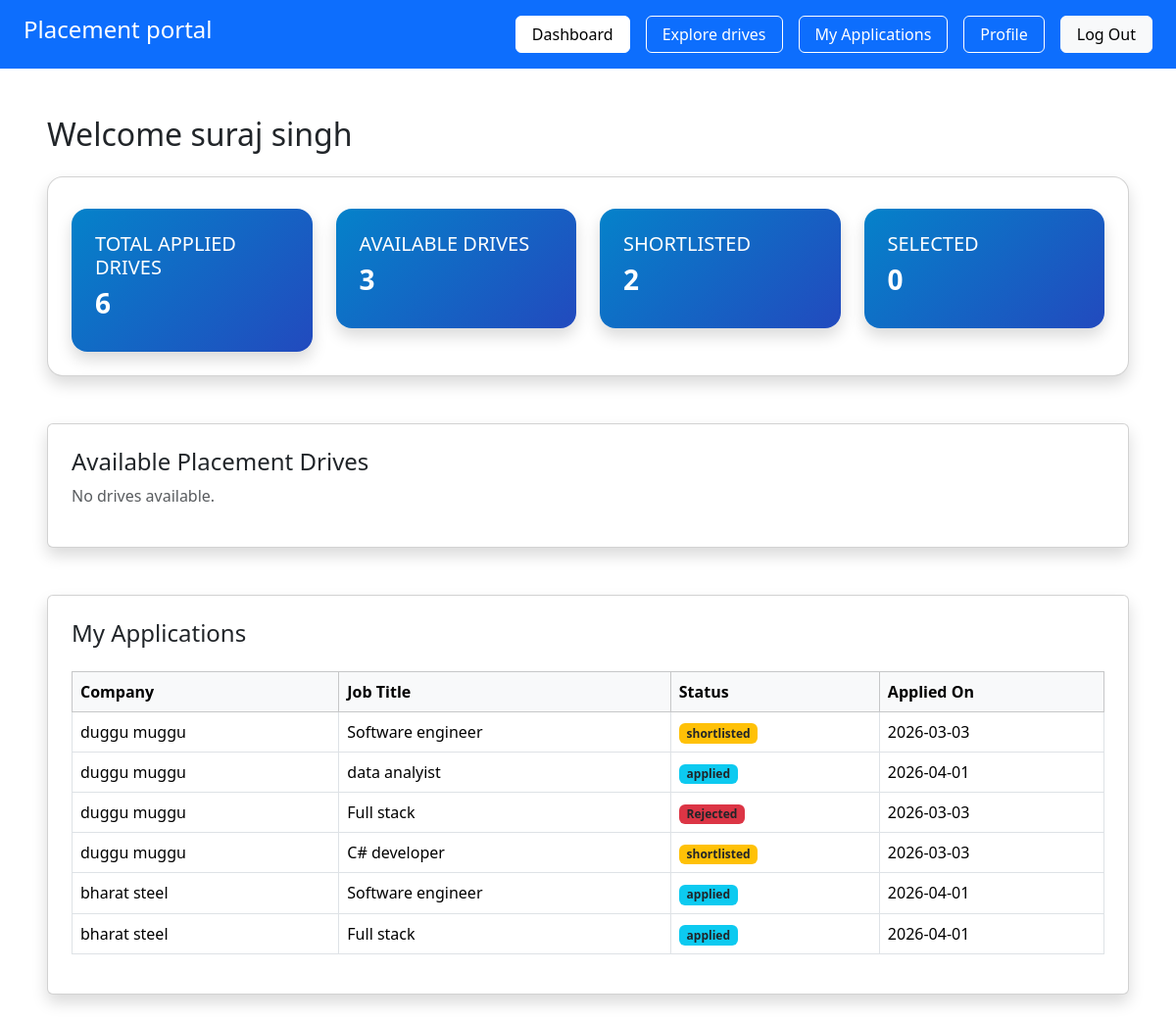
The page /student/dashboard (signed in) on the database its author committed.
### app/models.py (models this page shows, shortened)
class Student(db.Model):
     __tablename__ = "students"
     id = db.Column(db.Integer, primary_key=True )
     user_id = db.Column(db.Integer, db.ForeignKey("users.id"), nullable=False)
     name = db.Column(db.String(100), nullable=False)
     roll_no = db.Column(db.String(50), unique=True, nullable=False)
     branch= db.Column(db.String(50))
     cgpa=db.Column(db.Float)
     phone = db.Column(db.String(15))
     resume = db.Column(db.String(200))
     is_blacklisted = db.Column(db.Boolean, default=False)
     user = db.relationship("User", backref=db.backref("student", uselist=False), uselist=False )

class Application(db.Model):
     __tablename__ = "applications"
     id = db.Column(db.Integer, primary_key=True)
     student_id = db.Column(db.Integer, db.ForeignKey("students.id"), nullable=False)
     drive_id =db.Column(db.Integer, db.ForeignKey("placement_drives.id"), nullable=False)
     applied_on =db.Column(db.DateTime, default=datetime.utcnow)
     status = db.Column(db.String(20), default="applied")
     student = db.relationship("Student", backref="applications")
     drive= db.relationship("PlacementDrive", backref="applications")
     __table_args__ = (
          db.UniqueConstraint("student_id","drive_id", name="unique_application"),
     )

class Company(db.Model):
     __tablename__ = "companies"
     id = db.Column(db.Integer, primary_key=True)
     user_id = db.Column(db.Integer, db.ForeignKey("users.id"), nullable=False)
     company_name = db.Column(db.String(150), nullable=False)
     hr_name = db.Column(db.String(100))
     website = db.Column(db.String(150))
     approval_status = db.Column(db.String(20), default="pending")
     is_blacklisted = db.Column(db.Boolean, default=False)
     user = db.relationship("User", backref=db.backref("company", uselist=False),uselist=False)

class PlacementDrive(db.Model):
     __tablename__ = "placement_drives"
     id = db.Column(db.Integer, primary_key=True)
     company_id = db.Column(db.Integer, db.ForeignKey("companies.id"), nullable=False)
     job_title = db.Column(db.String(150), nullable=False )
     description = db.Column(db.Text)
     eligibility= db.Column(db.String(200))
     deadline = db.Column(db.Date)
     status = db.Column(db.String(20) , default = 'pending')
     created_at  = db.Column(db.DateTime, default=datetime.utcnow)
     company= db.relationship('Company', backref='drives')

### app/student/routes.py (the view)
@student.route('/student/dashboard')
@login_required
def s_student():
    if current_user.role != "student":
        return "Unauthorized", 403
    stu = Student.query.filter_by(user_id=current_user.id).first()
    if not stu:
        return "Student profile not found", 404
    available_drives = PlacementDrive.query.filter_by(status="open").count()
    applications = Application.query.filter_by(student_id=stu.id).all()
    total_applied = len(applications)
    total_shortlist_dives = Application.query.filter_by(status="shortlisted",student_id=stu.id).count()
    total_selected_dives = Application.query.filter_by(status="selected",student_id=stu.id).count()
    return render_template(
        'student/s_dashboard.html',
        stu=stu,
        available_drives=available_drives,
        applications=applications,
        total_applied=total_applied,
        total_shortlist_dives=total_shortlist_dives,
        total_selected_dives=total_selected_dives
    )

### app/__init__.py (called while the page is built)
@login_manager.user_loader
def load_user(user_id):
    from app.models import User
    return User.query.get(int(user_id))

### app/templates/student/s_dashboard.html
{% extends 'base.html' %}
{% block content %}
<div class="p-5  bg-opacity-25 min-vh-100">
    <h3 class="mb-4 fs-2">Welcome {{ stu.name }}</h3>
     {% include 'student/stats.html'   %}
     {% include 'student/avail_drive.html'   %}
     {% include 'student/applied_drive.html'   %}
</div>
{% endblock %}

### app/templates/student/applied_drive.html
<div class="card shadow p-4 mt-5">
<h4 class="">My Applications</h4>
    {% if applications %}
    <table class="table table-bordered mt-3">
        <thead class="table-light">
            <tr>
                <th>Company</th>
                <th>Job Title</th>
                <th>Status</th>
                <th>Applied On</th>
            </tr>
        </thead>
        <tbody>
            {% for app in applications %}
            <tr>
                <td>{{ app.drive.company.company_name }}</td>
                <td>{{ app.drive.job_title }}</td>
                <td>
                {% if app.status == "selected" %}
                    <span class="badge bg-success text-dark">Selected</span>
                {% elif app.status == "rejected" %}
                    <span class="badge bg-danger text-dark">Rejected</span>
                {% elif app.status == "shortlisted" %}
                    <span class="badge bg-warning text-dark">shortlisted</span>
                {% else %}
                    <span class="badge bg-info text-dark">{{ app.status }}</span>
                {% endif %}
                </td>
                <td>{{ app.applied_on.strftime('%Y-%m-%d') }}</td>
            </tr>
            {% endfor %}
        </tbody>
    </table>
    {% else %}
        <p class="text-muted">You haven't applied to any drives yet.</p>
    {% endif %}
    </div>

### rows shown on the page
Student: name "suraj singh"
Application: drive.company.company_name "duggu muggu", drive.job_title "Software engineer", status "shortlisted", applied_on "2026-03-03"
Application: drive.company.company_name "duggu muggu", drive.job_title "data analyist", status "applied", applied_on "2026-04-01"
Application: drive.company.company_name "duggu muggu", drive.job_title "Full stack", status "Rejected", applied_on "2026-03-03"
Application: drive.company.company_name "duggu muggu", drive.job_title "C# developer", status "shortlisted", applied_on "2026-03-03"
Application: drive.company.company_name "bharat steel", drive.job_title "Software engineer", status "applied", applied_on "2026-04-01"
Application: drive.company.company_name "bharat steel", drive.job_title "Full stack", status "applied", applied_on "2026-04-01"

### other values the page prints
{{ total_applied }} "6"
{{ available_drives }} "3"
{{ total_shortlist_dives }} "2"
{{ total_selected_dives }} "0"
